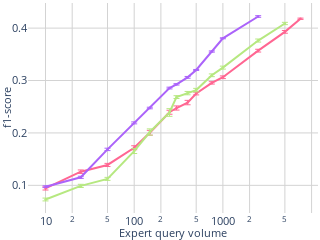

Notebook code for this chart:
### Code cell
import plotly.graph_objects as go
from plotly.subplots import make_subplots
import numpy as np

import plotly.graph_objects as go
import plotly.express as px

dataset = 'CIFAR10'

approaches = {
    #'EEneuralcbpside_v5': {'color': [255, 255, 0], 'label': 'EEneuralcbpside_v5'},  # Red
    # 'IneurAL (official)': {'color': [255, 161, 90], 'label':'IneurAL6'},                    # Yellow
    # 'IneurAL (tuned)': {'color': [25, 211, 243], 'label':'IneurAL3'},                    # Cyan
    'Neuronal (official)': {'color': [255, 102, 146], 'label':'neuronal6'},                  # Magenta
    'Neuronal (tuned)': {'color': [182, 232, 128], 'label':'neuronal3'} ,                  # Orange
    'Neural-CBP': {'color': [171, 99, 250], 'label': 'EEneuralcbpside_v6'},  # Red
    # 'margin': {'color': [160, 160, 160], 'label':'margin'},
    # 'cesa': {'color': [0, 0, 255], 'label':'cesa'},
}

thresholds = ['f1_10', 'f1_25', 'f1_50', 'f1_100', 'f1_150',
              'f1_250', 'f1_300', 'f1_400', 'f1_500', 'f1_750', 
              'f1_1000', 'f1_2500', 'f1_5000', 'f1_7500',]


# Create a subplot with 1 row and 2 columns
fig = make_subplots(rows=1, cols=1, ) #subplot_titles=("f1-score", "# of labelled observations")

# Add your traces for the first figure to the first subplot
for approach in approaches.keys():
    # ... [your existing code for calculating mean_values, std_values, and color] ...
    mean_values = [] 
    std_values = []
    r,g,b = approaches[approach]['color']
    
    for threshold in thresholds:
        mean_value = df_mean[(df_mean['Dataset'] == dataset) & (df_mean['Approach'] == approach)][threshold].values[0]
        mean_values.append(mean_value)

        std_value = df_std[(df_std['Dataset'] == dataset) & (df_std['Approach'] == approach)][threshold].values[0]
        std_values.append( 2.575 * std_value / n_folds  )

        # std_values.append(std_value)

    fig.add_trace(go.Scatter(
        x=[10, 25, 50, 100, 150, 250, 300, 400, 500, 750, 1000, 2500, 5000, 7500, 9000], 
        y=mean_values,
        error_y=dict(type='data', array=std_values, visible=True, thickness=1, width=3),
        line=dict(dash='solid', width=2, color='rgba({},{},{},1)'.format(r,g,b)),
        marker=dict(size=2.5),
        name=approach), 
        row=1, col=1)

# Add your traces for the second figure to the second subplot
# for approach in approaches.keys():
#     # ... [your existing code for calculating explo_value, upper, and color] ...
#     r,g,b = approaches[approach]['color']
#     explo_value = explo_final['LeNet'][dataset][approach]
#     upper = explo_value + explo2_final['LeNet'][dataset][approach]
#     xcoords = np.arange(0,horizon,1).tolist()

#     fig.add_trace(go.Scatter(
#         x=xcoords+xcoords[::-1], 
#         y=upper.tolist()+explo_value.tolist()[::-1],  
#         fill='toself',
#         fillcolor='rgba({},{},{},0.2)'.format(r,g,b),
#         line=dict(color='rgba({},{},{},1)'.format(r,g,b), width=0),
#         hoverinfo="skip"),
#         row=1, col=2)
    
#     fig.add_trace(go.Scatter(
#         x=xcoords, 
#         y=explo_value,
#         line=dict(dash='solid', width=2, color='rgba({},{},{},1)'.format(r,g,b)),
#         name=approach), 
#         row=1, col=2)

# Update layout and axes for the combined figure
siz = 12.5
fig.update_layout(
    width=220,  # Adjusted for two subplots
    height=180,
    plot_bgcolor='white',
    paper_bgcolor='white',
    margin=dict(l=0, r=0, t=3, b=0),
    showlegend=False
)

# Update xaxis and yaxis properties for each subplot
fig.update_xaxes(title_text="Expert query volume", row=1, col=1, gridcolor='lightgrey', tickmode='array', type="log", title_standoff=5, title_font=dict(size=siz-2), tickfont=dict(size=siz-2))
fig.update_yaxes(
    title_text="f1-score",
    row=1, col=1,
    #range=[0, 1.05],
    gridcolor='lightgrey',
    title_standoff=5,
    title_font=dict(size=siz-2),
    tickfont=dict(size=siz-2),
    tickvals=[0, 0.1, 0.2, 0.3, 0.4, 0.5, 0.6, 0.7, 0.8, 0.9, 1]  # Set custom tick values
)

# fig.update_xaxes(title_text="Round", row=1, col=2, gridcolor='lightgrey', tickmode='array', title_standoff=5, title_font=dict(size=siz-2), tickfont=dict(size=siz-2))
# fig.update_yaxes(title_text="# of labelled observations", row=1, col=2, range=[0,4.5], gridcolor='lightgrey',type="log", title_standoff=0, title_font=dict(size=siz-2), tickfont=dict(size=siz-2))

fig.show()

# Save the combined figure as a PDF
# fig.write_image("./figures/combined_{}_{}_{}.pdf".format(case, model, dataset))
fig.write_image("./figures/f1_{}_{}_{}.pdf".format(case, model, dataset))

### Figure 1 — Plotly figure (JSON) as saved in the notebook; plotly's stock layout.template omitted (floating-point values rounded to 4 significant figures)
{"data": [{"error_y": {"array": [0.003015, 0.003299, 0.003002, 0.003817, 0.00458, 0.003774, 0.003973, 0.004214, 0.002635, 0.00227, 0.002567, 0.002648, 0.002594, 0.001242], "thickness": 1, "type": "data", "visible": true, "width": 3}, "line": {"color": "rgba(255,102,146,1)", "dash": "solid", "width": 2}, "marker": {"size": 2.5}, "name": "Neuronal (official)", "type": "scatter", "x": [10, 25, 50, 100, 150, 250, 300, 400, 500, 750, 1000, 2500, 5000, 7500, 9000], "xaxis": "x", "y": [0.09408, 0.126, 0.1389, 0.1717, 0.2003, 0.2394, 0.2476, 0.2579, 0.2752, 0.2955, 0.3062, 0.357, 0.3929, 0.4178], "yaxis": "y"}, {"error_y": {"array": [0.002714, 0.003014, 0.002887, 0.004651, 0.005967, 0.0073, 0.002693, 0.00319, 0.003295, 0.002624, 0.002802, 0.002881, 0.002189, null], "thickness": 1, "type": "data", "visible": true, "width": 3}, "line": {"color": "rgba(182,232,128,1)", "dash": "solid", "width": 2}, "marker": {"size": 2.5}, "name": "Neuronal (tuned)", "type": "scatter", "x": [10, 25, 50, 100, 150, 250, 300, 400, 500, 750, 1000, 2500, 5000, 7500, 9000], "xaxis": "x", "y": [0.07299, 0.09896, 0.1123, 0.1654, 0.2018, 0.239, 0.2684, 0.276, 0.2817, 0.31, 0.3246, 0.3763, 0.4088, null], "yaxis": "y"}, {"error_y": {"array": [0.001683, 0.00203, 0.002295, 0.001866, 0.001517, 0.001671, 0.001322, 0.001692, 0.0009492, 0.001203, 0.0009692, 0.00156, null, null], "thickness": 1, "type": "data", "visible": true, "width": 3}, "line": {"color": "rgba(171,99,250,1)", "dash": "solid", "width": 2}, "marker": {"size": 2.5}, "name": "Neural-CBP", "type": "scatter", "x": [10, 25, 50, 100, 150, 250, 300, 400, 500, 750, 1000, 2500, 5000, 7500, 9000], "xaxis": "x", "y": [0.09739, 0.1153, 0.1686, 0.2192, 0.2475, 0.2856, 0.2927, 0.3061, 0.3202, 0.3553, 0.3806, 0.4222, null, null], "yaxis": "y"}], "layout": {"height": 180, "margin": {"b": 0, "l": 0, "r": 0, "t": 3}, "paper_bgcolor": "white", "plot_bgcolor": "white", "showlegend": false, "width": 220, "xaxis": {"anchor": "y", "domain": [0, 1], "gridcolor": "lightgrey", "tickfont": {"size": 10.5}, "tickmode": "array", "title": {"font": {"size": 10.5}, "standoff": 5, "text": "Expert query volume"}, "type": "log"}, "yaxis": {"anchor": "x", "domain": [0, 1], "gridcolor": "lightgrey", "tickfont": {"size": 10.5}, "tickvals": [0, 0.1, 0.2, 0.3, 0.4, 0.5, 0.6, 0.7, 0.8, 0.9, 1], "title": {"font": {"size": 10.5}, "standoff": 5, "text": "f1-score"}}}}
